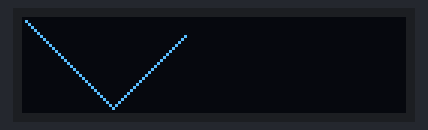
The program below on a simulated CircuitPython board. Shown: 128×32 one-colour display. At 1.6 s the program ends and the board releases its pins; the recording ends there.

Above: at 0.8 s.
At 1.49 s:
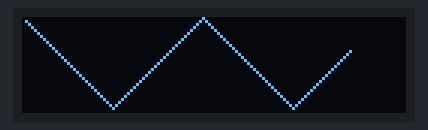

The program:

04_pixels.py
```python
import adafruit_ssd1306
import board
import busio

BLACK = 0
WHITE = 1


def animate_pixel(oled, x, y, step_x, step_y, count):
    for i in range(count):
        x += step_x
        y += step_y
        oled.pixel(x, y, WHITE)
        oled.show()


def zig_zag(oled):
    animate_pixel(oled, x=0, y=0, step_x=1, step_y=1, count=30)
    animate_pixel(oled, x=30, y=30, step_x=1, step_y=-1, count=30)
    animate_pixel(oled, x=60, y=0, step_x=1, step_y=1, count=30)
    animate_pixel(oled, x=90, y=30, step_x=1, step_y=-1, count=30)


def main():
    i2c = busio.I2C(board.SCL, board.SDA)
    oled = adafruit_ssd1306.SSD1306_I2C(128, 32, i2c)
    zig_zag(oled)


main()
```
